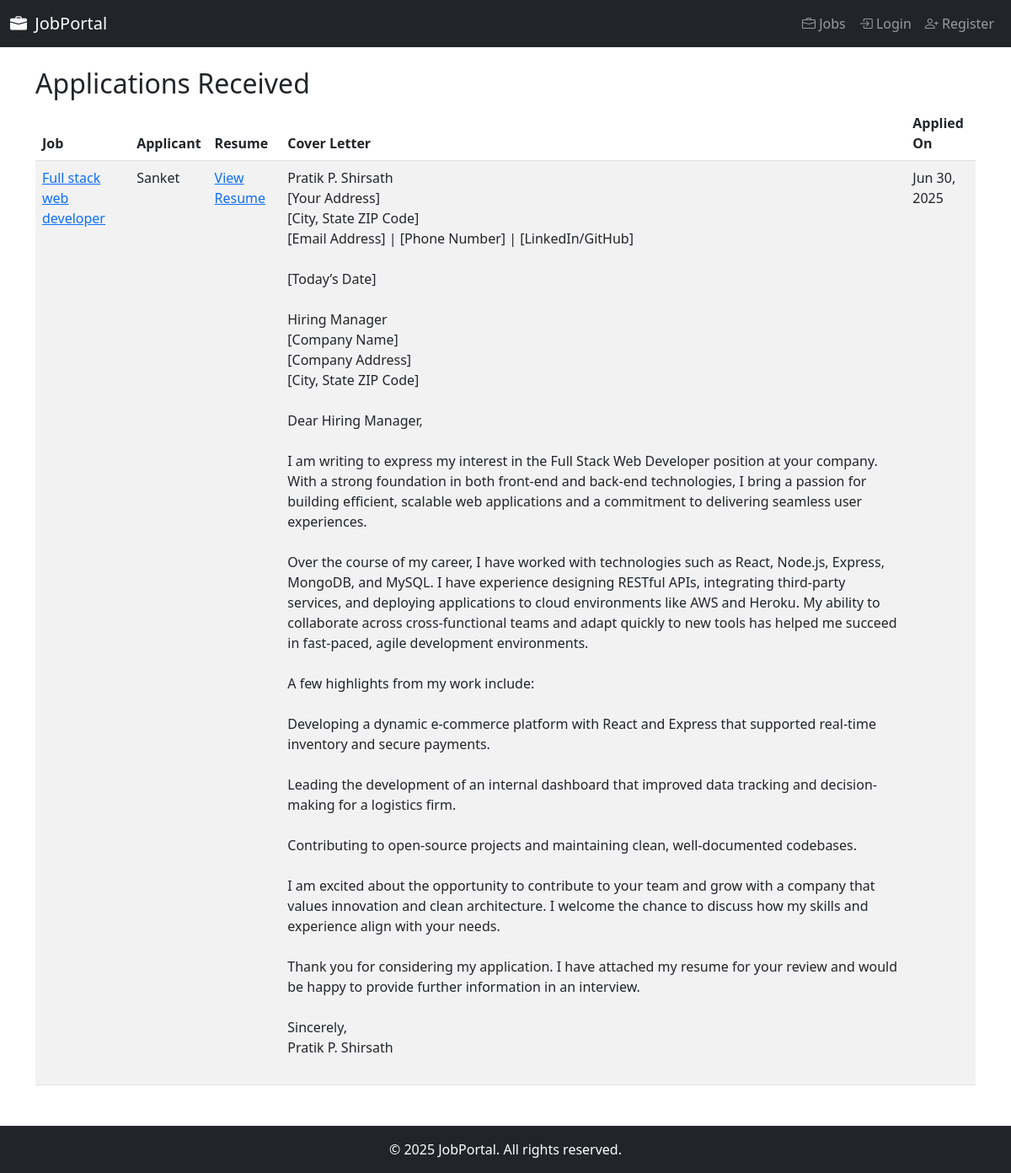
Screenshot of /employer/applications/ with the database file from the repository.
### jobs/models.py (models this page shows, shortened)
class Application(models.Model):
    job = models.ForeignKey(Job, on_delete=models.CASCADE)
    user = models.ForeignKey(User, on_delete=models.CASCADE)
    resume = models.FileField(upload_to='resumes/', null=True, blank=True)
    cover_letter = models.TextField()
    created_at = models.DateTimeField(auto_now_add=True)

class Job(models.Model):
    title = models.CharField(max_length=200)
    company_name = models.CharField(max_length=200)
    description = models.TextField()
    location = models.CharField(max_length=100)
    salary = models.DecimalField(max_digits=10, decimal_places=2)
    category = models.ForeignKey(Category, on_delete=models.CASCADE)
    job_type = models.CharField(max_length=50)
    experience = models.IntegerField()
    created_at = models.DateTimeField(auto_now_add=True)
    is_approved = models.BooleanField(default=False)
    posted_by = models.ForeignKey(User, on_delete=models.CASCADE, default=1)

### jobs/views.py (the view)
# urls.py: path('employer/applications/', views.employer_applications, name='employer_applications'),
def employer_applications(request):
    jobs = Job.objects.all()
    applications = Application.objects.filter(job__in=jobs).select_related('job', 'user')
    return render(request, 'employer/applications.html', {'applications': applications})

### jobboard/context_processors.py (called while the page is built)
def is_employer_context(request):
    return {
        'is_employer': request.user.groups.filter(name='Employer').exists() if request.user.is_authenticated else False
    }

### jobs/context_processors.py (called while the page is built)
def user_role(request):
    is_employer = False
    is_admin = False
    if request.user.is_authenticated:
        if request.user.is_superuser:
            is_admin = True
        else:
            is_employer = getattr(request.user.profile, 'is_employer', False)
    return {
        'is_employer': is_employer,
        'is_admin': is_admin
    }

### jobs/templates/employer/applications.html (shortened to what this page needs)
{% extends 'base.html' %}
{% block content %}
<h2>Applications Received</h2>
{% if applications %}
    <table class="table table-striped">
        <thead>
            <tr>
                <th>Job</th>
                <th>Applicant</th>
                <th>Resume</th>
                <th>Cover Letter</th>
                <th>Applied On</th>
            </tr>
        </thead>
        <tbody>
        {% for app in applications %}
            <tr>
                <td><a href="{% url 'job_detail' app.job.pk %}">{{ app.job.title }}</a></td>
                <td>{{ app.user.username }}</td>
                <td>
                    {% if app.resume %}
                        <a href="{{ app.resume.url }}" target="_blank">View Resume</a>
                    {% else %}
                        No Resume
                    {% endif %}
                </td>
                <td>{{ app.cover_letter|linebreaksbr }}</td>
                <td>{{ app.created_at|date:"M d, Y" }}</td>
            </tr>
        {% endfor %}
        </tbody>
    </table>
{% else %}
    <p>No applications received yet.</p>
{% endif %}
{% endblock %}

### templates/base.html (shortened to what this page needs)
<!DOCTYPE html>
<html lang="en">
<head>
    <link href="https://cdn.jsdelivr.net/npm/bootstrap@5.3.0/dist/css/bootstrap.min.css" rel="stylesheet">
    <link rel="stylesheet" href="https://cdn.jsdelivr.net/npm/bootstrap-icons@1.10.5/font/bootstrap-icons.css">
</head>
<body>
<nav class="navbar navbar-expand-lg navbar-dark bg-dark">
  <div class="container-fluid">
    <a class="navbar-brand" href="{% url 'home' %}">
      <i class="bi bi-briefcase-fill me-1"></i> JobPortal
    </a>
    <div class="collapse navbar-collapse" id="navbarNav">
      <ul class="navbar-nav ms-auto mb-2 mb-lg-0 align-items-center">
        <li class="nav-item">
          <a class="nav-link {% if request.resolver_match.url_name == 'job_list' %}active{% endif %}" href="{% url 'job_list' %}">
            <i class="bi bi-briefcase"></i> Jobs
          </a>
        </li>
        {% if user.is_authenticated %}
          {% if user.profile.role == 'employer' %}
            <li class="nav-item dropdown">
              <a class="nav-link dropdown-toggle" href="#" role="button" data-bs-toggle="dropdown">
                <i class="bi bi-building"></i> Employer Menu
              </a>
              <ul class="dropdown-menu">
                <li><a class="dropdown-item" href="{% url 'job_create' %}"><i class="bi bi-plus-circle"></i> Post a Job</a></li>
                <li><a class="dropdown-item" href="{% url 'employer_jobs' %}"><i class="bi bi-clipboard-data"></i> My Jobs</a></li>
                <li><a class="dropdown-item" href="{% url 'employer_applications' %}"><i class="bi bi-envelope-open"></i> Applications</a></li>
                <li><a class="dropdown-item" href="{% url 'approve_jobs' %}"><i class="bi bi-check-circle"></i> Approve Jobs</a></li>
              </ul>
            </li>
          {% elif user.profile.role == 'job_seeker' %}
            <li class="nav-item dropdown">
              <a class="nav-link dropdown-toggle" href="#" role="button" data-bs-toggle="dropdown">
                <i class="bi bi-person"></i> My Account
              </a>
              <ul class="dropdown-menu">
                <li><a class="dropdown-item" href="{% url 'applied_jobs' %}"><i class="bi bi-send-check"></i> My Applications</a></li>
                <li><a class="dropdown-item" href="{% url 'edit_profile' %}"><i class="bi bi-pencil-square"></i> Edit Profile</a></li>
              </ul>
            </li>
          {% endif %}
          <li class="nav-item d-flex align-items-center ms-3">
            <span class="badge bg-warning text-dark">
              [{{ user.profile.role|title }}]
            </span>
          </li>
          <li class="nav-item">
            <form method="post" action="{% url 'logout' %}" class="d-inline">
              {% csrf_token %}
              <button type="submit" class="btn btn-link nav-link px-0 text-white">
                <i class="bi bi-box-arrow-right"></i> Logout
              </button>
            </form>
          </li>
        {% else %}
          <li class="nav-item">
            <a class="nav-link {% if request.resolver_match.url_name == 'login' %}active{% endif %}" href="{% url 'login' %}">
              <i class="bi bi-box-arrow-in-right"></i> Login
            </a>
          </li>
          <li class="nav-item">
            <a class="nav-link {% if request.resolver_match.url_name == 'register' %}active{% endif %}" href="{% url 'register' %}">
              <i class="bi bi-person-plus"></i> Register
            </a>
          </li>
        {% endif %}
      </ul>
    </div>
  </div>
</nav>
<div class="container mt-4">
  {% block content %}{% endblock %}
</div>
<footer class="bg-dark text-white mt-5 p-3 text-center">
  &copy; 2025 JobPortal. All rights reserved.
</footer>
</body>
</html>

### rows the page displays
Application: job "Full stack web developer", user.username "Sanket", cover_letter "Pratik P. Shirsath [Your Address] [City, State ZIP Code] [Email Address] | [Phone Number] | [LinkedIn/GitHub] [Today’s Date] Hiring Manager [Company Name] [Company Address] [City, State ZIP Code] Dear Hiring Manager, I am writing to express my interest in the Full Stack Web Developer position at your company. With a strong foundation in both front-end and back-end technologies, I bring a passion for building efficient, scalable web applications and a commitment to delivering seamless user experiences. Over the course of my career, I have worked with technologies such as React, Node.js, Express, MongoDB, and MySQL. I have experience designing RESTful APIs, integrating third-party services,…", created_at "Jun 30, 2025"
